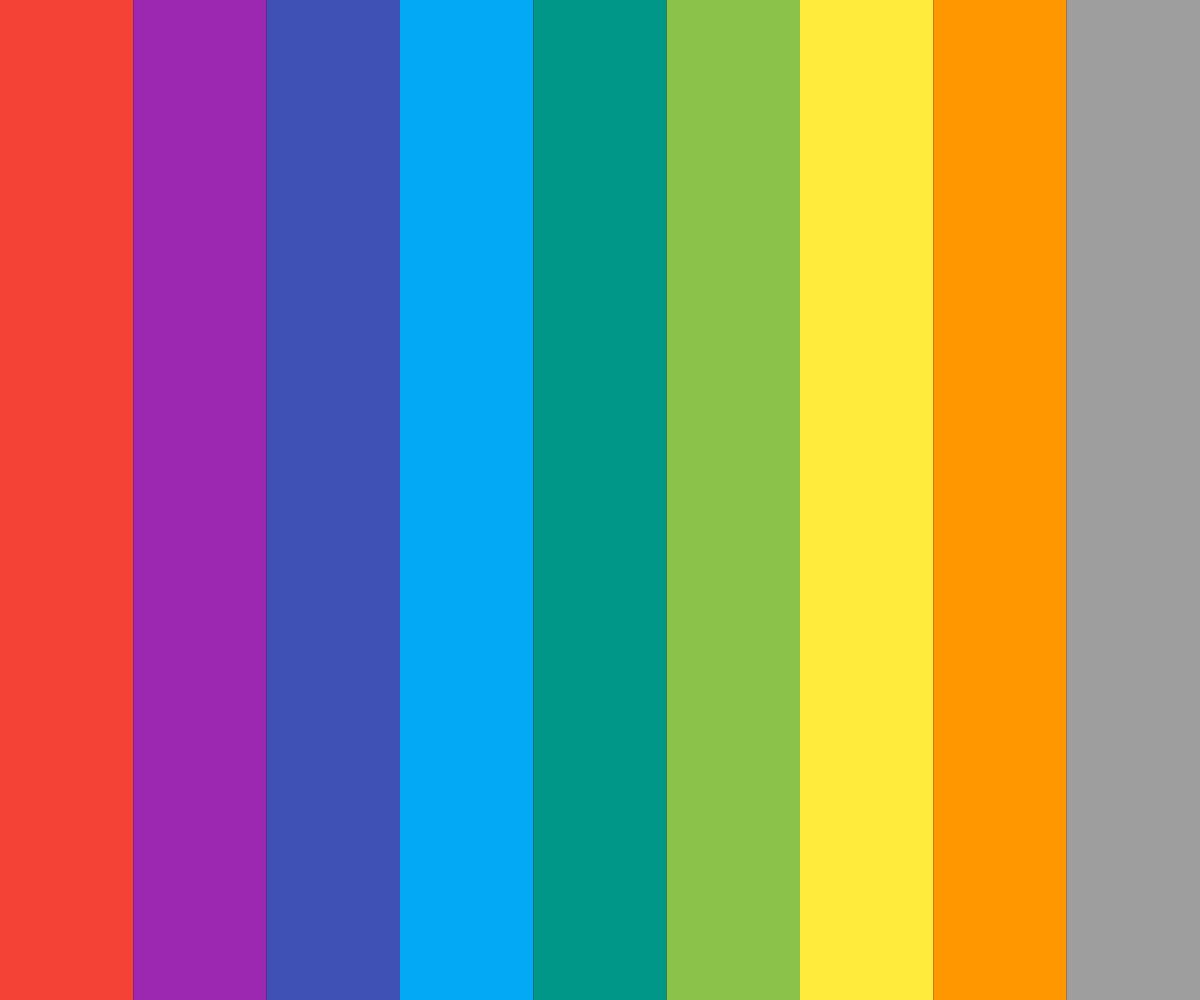
Frame 1 (no input)
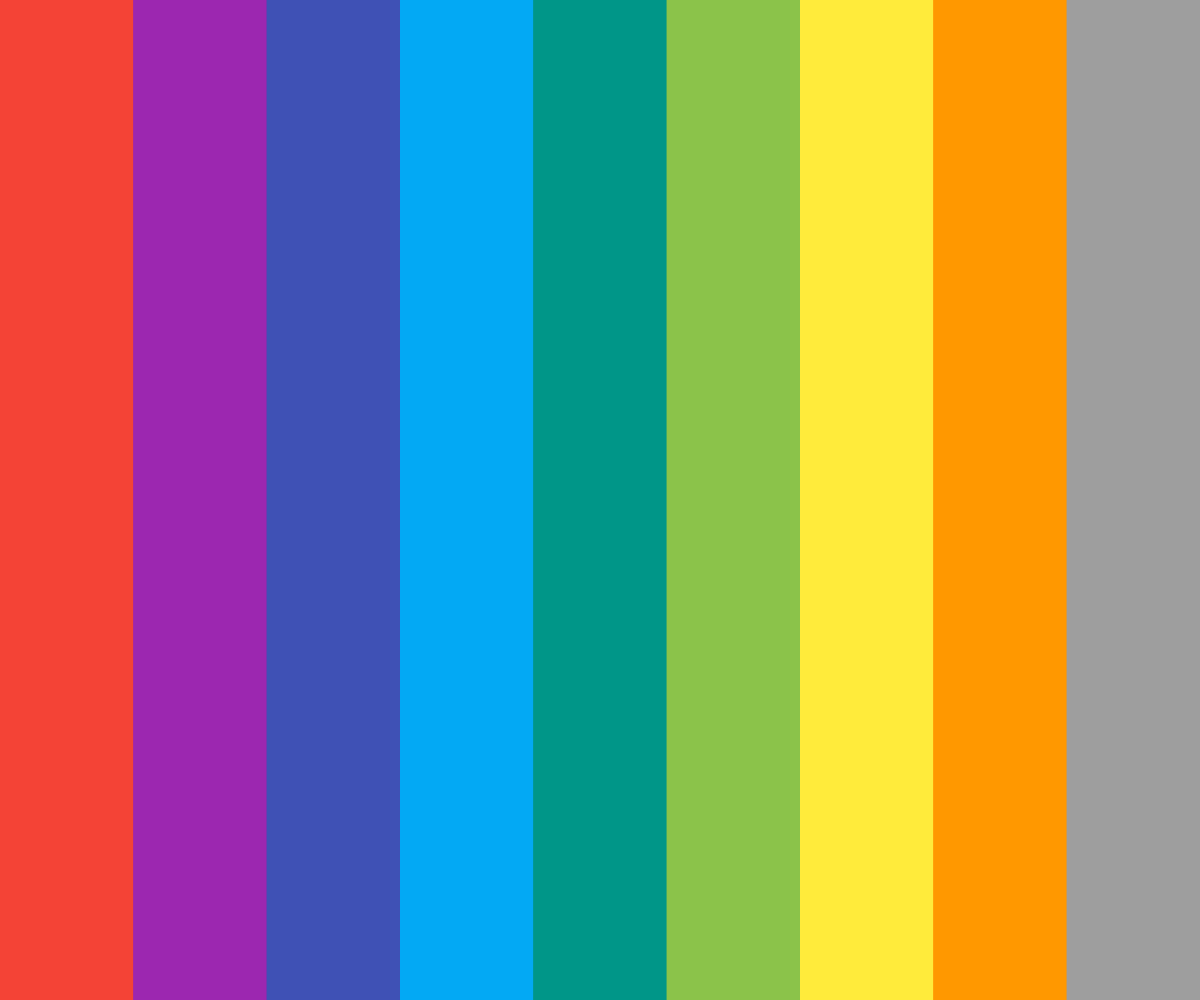
Frame 60 (no input)
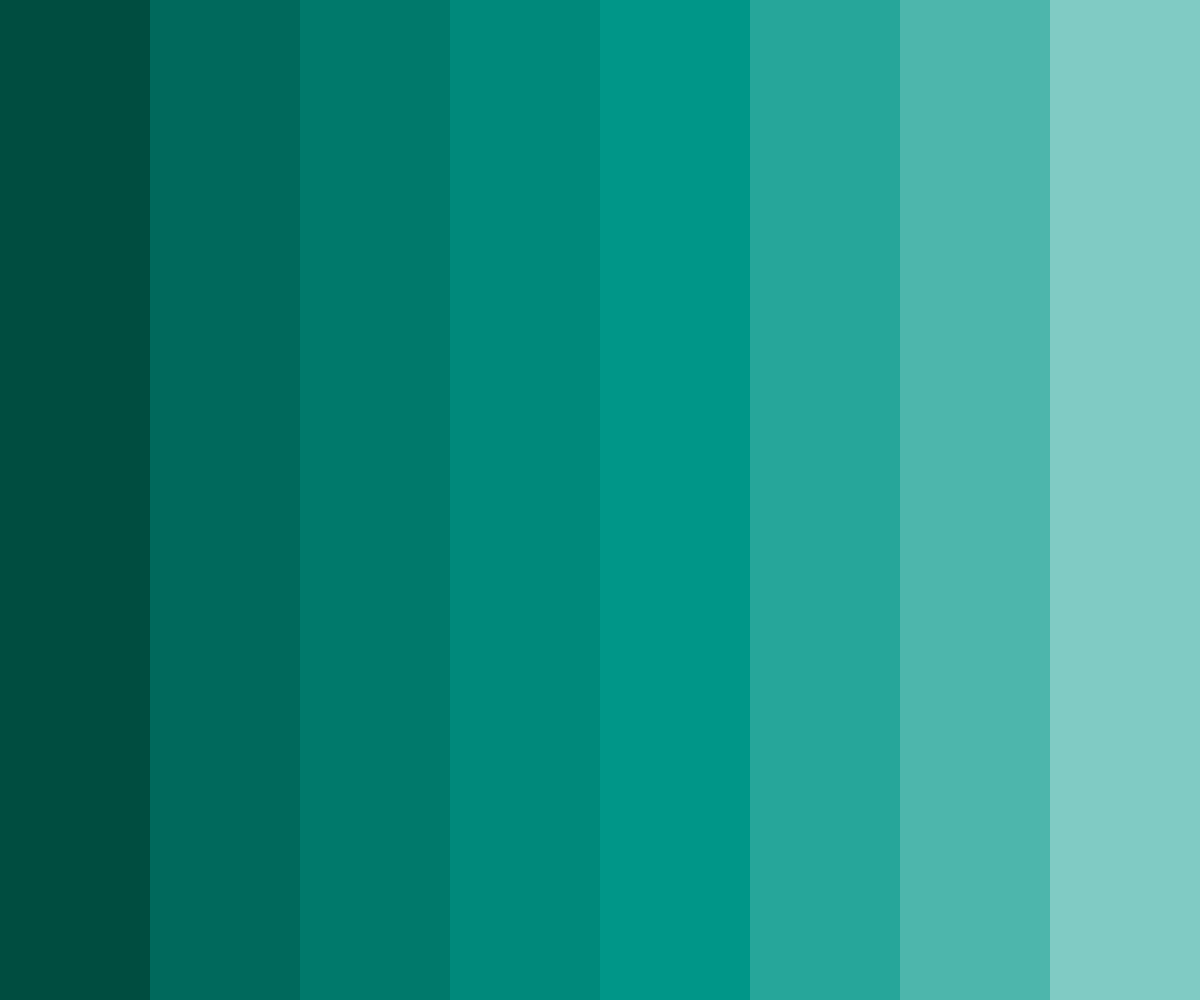
Frame 120 (the mouse pressed at the canvas centre since frame 60)

The p5.js sketch that drew these frames (run headless with seeded random() and noise() and a simulated clock; from frame 60 on, the mouse is pressed at the canvas centre):

// p5.js sketch
// ── sketch.js
var materialColors = [["#B71C1C","#C62828","#D32F2F","#E53935","#F44336","#EF5350","#E57373","#EF9A9A"],
["#4A148C","#6A1B9A","#7B1FA2","#8E24AA","#9C27B0","#AB47BC","#BA68C8","#CE93D8"],
["#1A237E","#283593","#303F9F","#3949AB","#3F51B5","#5C6BC0","#7986CB","#9FA8DA"],
["#01579B","#0277BD","#0288D1","#039BE5","#03A9F4","#29B6F6","#4FC3F7","#81D4FA"],
["#004D40","#00695C","#00796B","#00897B","#009688","#26A69A","#4DB6AC","#80CBC4"],
["#33691E","#558B2F","#689F38","#7CB342","#8BC34A","#9CCC65","#AED581","#C5E1A5"],
["#F57F17","#F9A825","#FBC02D","#FDD835","#FFEB3B","#FFEE58","#FFF176","#FFF59D"],
["#E65100","#EF6C00","#F57C00","#FB8C00","#FF9800","#FFA726","#FFB74D","#FFCC80"],
["#212121","#424242","#616161","#757575","#9E9E9E","#BDBDBD","#E0E0E0","#EEEEEE","#F5F5F5","#FAFAFA"]];
var differentColors = [];
for (var i = 0; i < materialColors.length; i++) {
	differentColors[i] = materialColors[i][4];
}

var state = 0;
var toShow = differentColors;

function setup() {
	createCanvas(windowWidth, windowHeight);
	noStroke();

	background(0);
}

function draw() {
	drawColors(toShow);
}

function windowResized() {
	resizeCanvas(windowWidth, windowHeight);

	drawColors(toShow);
}

function drawColors(colors) {
	for (var i = 0; i < colors.length; i++) {
		fill(colors[i]);
		if (windowHeight > windowWidth) {
			rect(0, windowHeight*(colors.length-1-i)/colors.length, windowWidth, windowHeight/colors.length);
		} else {
			rect(windowWidth*i/colors.length, 0, windowWidth/colors.length, windowHeight);
		}
	}
}

function mousePressed() {
	switch (state) {
		case 0:
			if (windowHeight > windowWidth) {
				var newArrayNum = floor(mouseY/(height/toShow.length));
				toShow = materialColors[materialColors.length-1-newArrayNum];
			} else {
				var newArrayNum = floor(mouseX/(width/toShow.length));
				toShow = materialColors[newArrayNum];
			}
			state = 1;
			break;
		case 1:
			if (windowHeight > windowWidth) {
				var newArrayNum = floor(mouseY/(height/toShow.length));
				toShow = [toShow[toShow.length-1-newArrayNum]];
			} else {
				var newArrayNum = floor(mouseX/(width/toShow.length));
				toShow = [toShow[newArrayNum]];
			}
			state = 2;
			break;
		case 2:
			toShow = differentColors;
			state = 0;
			break;
	}
}
